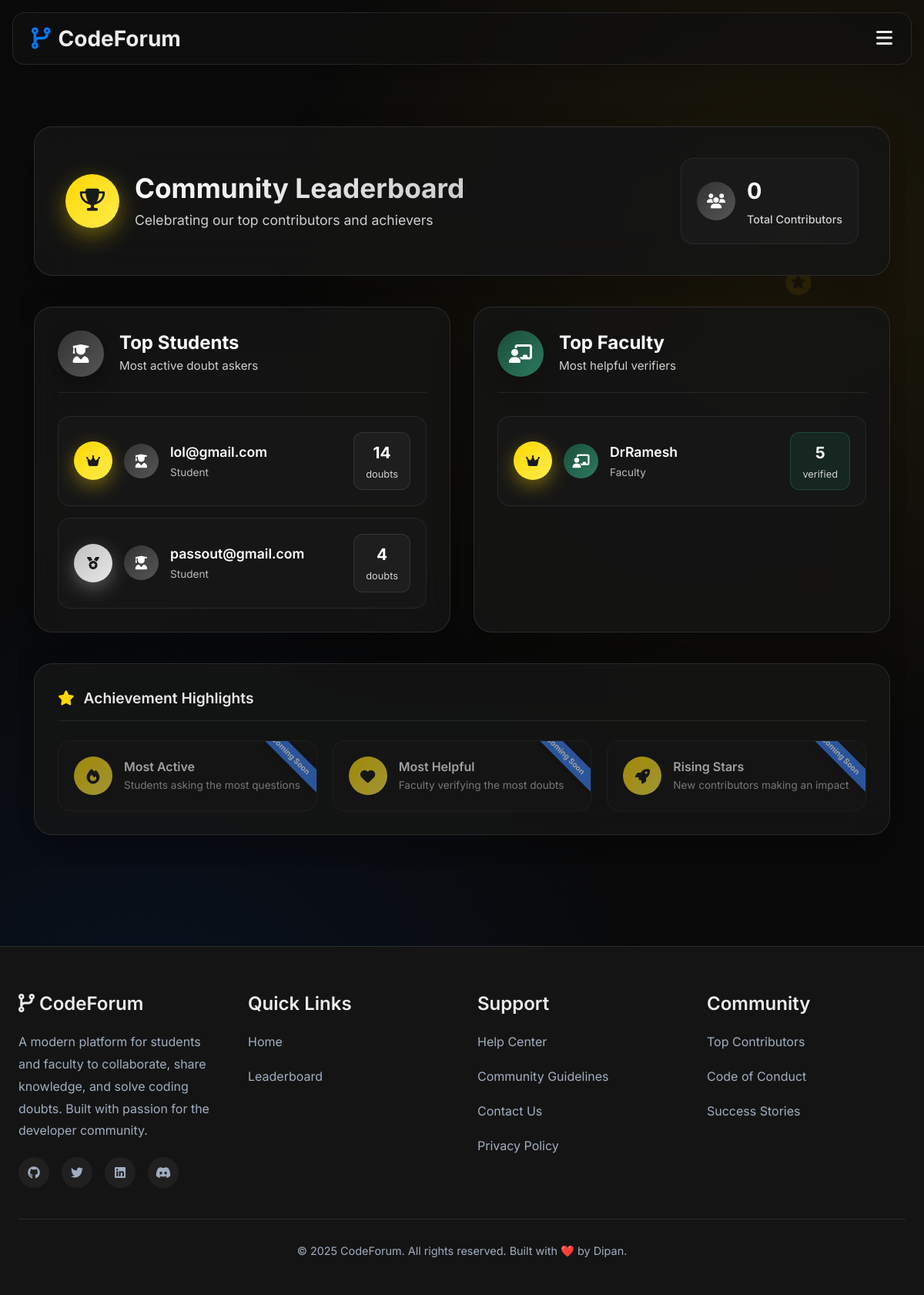
Page /leaderboard/ (signed in) on the committed database.
### forum/models.py (models this page shows, shortened)
class User(AbstractUser):
    ROLE_CHOICES = (
        ('student', 'Student'),
        ('faculty', 'Faculty'),
    )
    DEPARTMENT_CHOICES = (
        ('CSE', 'CSE'),
        ('ECE', 'ECE'),
        ('ME', 'Mechanical'),
        ('CE', 'Civil'),
        ('EE', 'Electrical'),
    )
    YEAR_CHOICES = (
        (1, '1st Year'),
        (2, '2nd Year'),
        (3, '3rd Year'),
        (4, '4th Year'),
    )
    role = models.CharField(max_length=10, choices=ROLE_CHOICES)
    department = models.CharField(max_length=20, choices=DEPARTMENT_CHOICES)
    year = models.PositiveSmallIntegerField(choices=YEAR_CHOICES, null=True, blank=True)
    github_url = models.URLField(blank=True, null=True)
    is_verified_faculty = models.BooleanField(default=False)

### forum/views.py (the view)
# urls.py: path('leaderboard/', views.leaderboard, name='leaderboard'),
@login_required
def leaderboard(request):
    top_students = User.objects.filter(role='student').annotate(
        doubts_posted=Count('doubt')
    ).order_by('-doubts_posted')[:10]
    top_faculty = User.objects.filter(role='faculty').annotate(
        verified_count=Count('verified_doubts')
    ).order_by('-verified_count')[:10]
    return render(request, 'forum/leaderboard.html', {
        'top_students': top_students,
        'top_faculty': top_faculty,
    })

### forum/templates/forum/leaderboard.html (shortened to what this page needs)
{% extends 'forum/base.html' %}
{% block content %}
<div class="leaderboard-container fade-in">
    <div class="leaderboard-wrapper">
        <div class="leaderboard-header glass-card">
            <div class="header-content">
                <div class="header-left">
                    <div class="leaderboard-icon">
                        <i class="fas fa-trophy"></i>
                    </div>
                    <div class="header-text">
                        <h2 class="leaderboard-title">Community Leaderboard</h2>
                        <p class="leaderboard-subtitle">Celebrating our top contributors and achievers</p>
                    </div>
                </div>
                <div class="header-stats">
                    <div class="stat-item">
                        <div class="stat-icon">
                            <i class="fas fa-users"></i>
                        </div>
                        <div class="stat-content">
                            <div class="stat-number">{{ top_students|length|add:top_faculty|length }}</div>
                            <div class="stat-label">Total Contributors</div>
                        </div>
                    </div>
                </div>
            </div>
        </div>
        <div class="leaderboard-grid">
            <div class="leaderboard-section glass-card">
                <div class="section-header">
                    <div class="section-icon student">
                        <i class="fas fa-user-graduate"></i>
                    </div>
                    <div class="section-info">
                        <h3 class="section-title">Top Students</h3>
                        <p class="section-subtitle">Most active doubt askers</p>
                    </div>
                </div>
                <div class="leaderboard-list">
                    {% if top_students %}
                        {% for student in top_students %}
                            <div class="leaderboard-item slide-in" style="animation-delay: {{ forloop.counter0|floatformat:1 }}s">
                                <div class="rank-badge rank-{{ forloop.counter }}">
                                    {% if forloop.counter == 1 %}
                                        <i class="fas fa-crown"></i>
                                    {% elif forloop.counter == 2 %}
                                        <i class="fas fa-medal"></i>
                                    {% elif forloop.counter == 3 %}
                                        <i class="fas fa-award"></i>
                                    {% else %}
                                        {{ forloop.counter }}
                                    {% endif %}
                                </div>
                                <div class="user-info">
                                    <div class="user-avatar student">
                                        <i class="fas fa-user-graduate"></i>
                                    </div>
                                    <div class="user-details">
                                        <div class="username">{{ student.username }}</div>
                                        <div class="user-role">Student</div>
                                    </div>
                                </div>
                                <div class="score-badge student">
                                    <div class="score-number">{{ student.doubts_posted }}</div>
                                    <div class="score-label">doubts</div>
                                </div>
                            </div>
                        {% endfor %}
                    {% endif %}
                </div>
            </div>
            <div class="leaderboard-section glass-card">
                <div class="section-header">
                    <div class="section-icon faculty">
                        <i class="fas fa-chalkboard-teacher"></i>
                    </div>
                    <div class="section-info">
                        <h3 class="section-title">Top Faculty</h3>
                        <p class="section-subtitle">Most helpful verifiers</p>
                    </div>
                </div>
                <div class="leaderboard-list">
                    {% if top_faculty %}
                        {% for faculty in top_faculty %}
                            <div class="leaderboard-item slide-in" style="animation-delay: {{ forloop.counter0|floatformat:1 }}s">
                                <div class="rank-badge rank-{{ forloop.counter }}">
                                    {% if forloop.counter == 1 %}
                                        <i class="fas fa-crown"></i>
                                    {% elif forloop.counter == 2 %}
                                        <i class="fas fa-medal"></i>
                                    {% elif forloop.counter == 3 %}
                                        <i class="fas fa-award"></i>
                                    {% else %}
                                        {{ forloop.counter }}
                                    {% endif %}
                                </div>
                                <div class="user-info">
                                    <div class="user-avatar faculty">
                                        <i class="fas fa-chalkboard-teacher"></i>
                                    </div>
                                    <div class="user-details">
                                        <div class="username">{{ faculty.username }}</div>
                                        <div class="user-role">Faculty</div>
                                    </div>
                                </div>
                                <div class="score-badge faculty">
                                    <div class="score-number">{{ faculty.verified_count }}</div>
                                    <div class="score-label">verified</div>
                                </div>
                            </div>
                        {% endfor %}
                    {% endif %}
                </div>
            </div>
        </div>
        <div class="achievements-section glass-card">
            <div class="achievements-header">
                <i class="fas fa-star"></i>
                <span>Achievement Highlights</span>
            </div>
            <div class="achievements-grid">
                <div class="achievement-item disabled">
                    <div class="achievement-icon">
                        <i class="fas fa-fire"></i>
                    </div>
                    <div class="achievement-content">
                        <h4 class="achievement-title">Most Active</h4>
                        <p class="achievement-description">Students asking the most questions</p>
                    </div>
                </div>
                <div class="achievement-item disabled">
                    <div class="achievement-icon">
                        <i class="fas fa-heart"></i>
                    </div>
                    <div class="achievement-content">
                        <h4 class="achievement-title">Most Helpful</h4>
                        <p class="achievement-description">Faculty verifying the most doubts</p>
                    </div>
                </div>
                <div class="achievement-item disabled">
                    <div class="achievement-icon">
                        <i class="fas fa-rocket"></i>
                    </div>
                    <div class="achievement-content">
                        <h4 class="achievement-title">Rising Stars</h4>
                        <p class="achievement-description">New contributors making an impact</p>
                    </div>
                </div>
            </div>
        </div>
    </div>
    <div class="leaderboard-background-elements">
        <div class="floating-element element-1">
        </div>
        <div class="floating-element element-2">
            <i class="fas fa-medal"></i>
        </div>
        <div class="floating-element element-3">
        </div>
        <div class="floating-element element-4">
        </div>
        <div class="floating-element element-5">
        </div>
        <div class="floating-element element-6">
        </div>
    </div>
</div>
{% endblock %}

### forum/templates/forum/base.html (style rules this page uses)
:root { --bg-primary: #0A0A0A; --bg-secondary: #141414; --accent-primary: #007BFF; --accent-secondary: #FFC107; --accent-danger: #E53E3E; --text-primary: #EDEDED; --text-secondary: #A0AEC0; --border-color: rgba(255, 255, 255, 0.1); --shadow-md: 0 4px 6px -1px rgba(0, 0, 0, 0.1), 0 2px 4px -1px rgba(0, 0, 0, 0.06); --shadow-lg: 0 10px 15px -3px rgba(0, 0, 0, 0.1), 0 4px 6px -2px rgba(0, 0, 0, 0.05); --shadow-glow: 0 0 20px -5px; }
* { margin: 0; padding: 0; box-sizing: border-box; }
body { font-family: 'Inter', sans-serif; background-color: var(--bg-primary); color: var(--text-primary); min-height: 100vh; position: relative; overflow-x: hidden; }
body::before { content: ''; position: fixed; top: 0; left: 0; right: 0; bottom: 0; background: radial-gradient(circle at 15% 85%, hsla(217, 100%, 50%, 0.1), transparent 40%), radial-gradient(circle at 85% 20%, hsla(45, 100%, 53%, 0.08), transparent 40%); pointer-events: none; z-index: -1; }
.glass-card, .hero-section { background: linear-gradient(135deg, rgba(20,20,20,0.8), rgba(16,16,16,0.8)); backdrop-filter: blur(20px); -webkit-backdrop-filter: blur(20px); border: 1px solid var(--border-color); border-radius: 20px; padding: 32px; box-shadow: var(--shadow-lg); transition: all 0.3s ease; }
.fade-in { animation: fadeIn 0.5s ease-out forwards; }

### rows in the picture
User: username "lol@gmail.com", doubts_posted "14"
User: username "passout@gmail.com", doubts_posted "4"
User: username "DrRamesh", verified_count "5"

### other values in the picture
{{ top_students|length|add:top_faculty|length }} "0"
